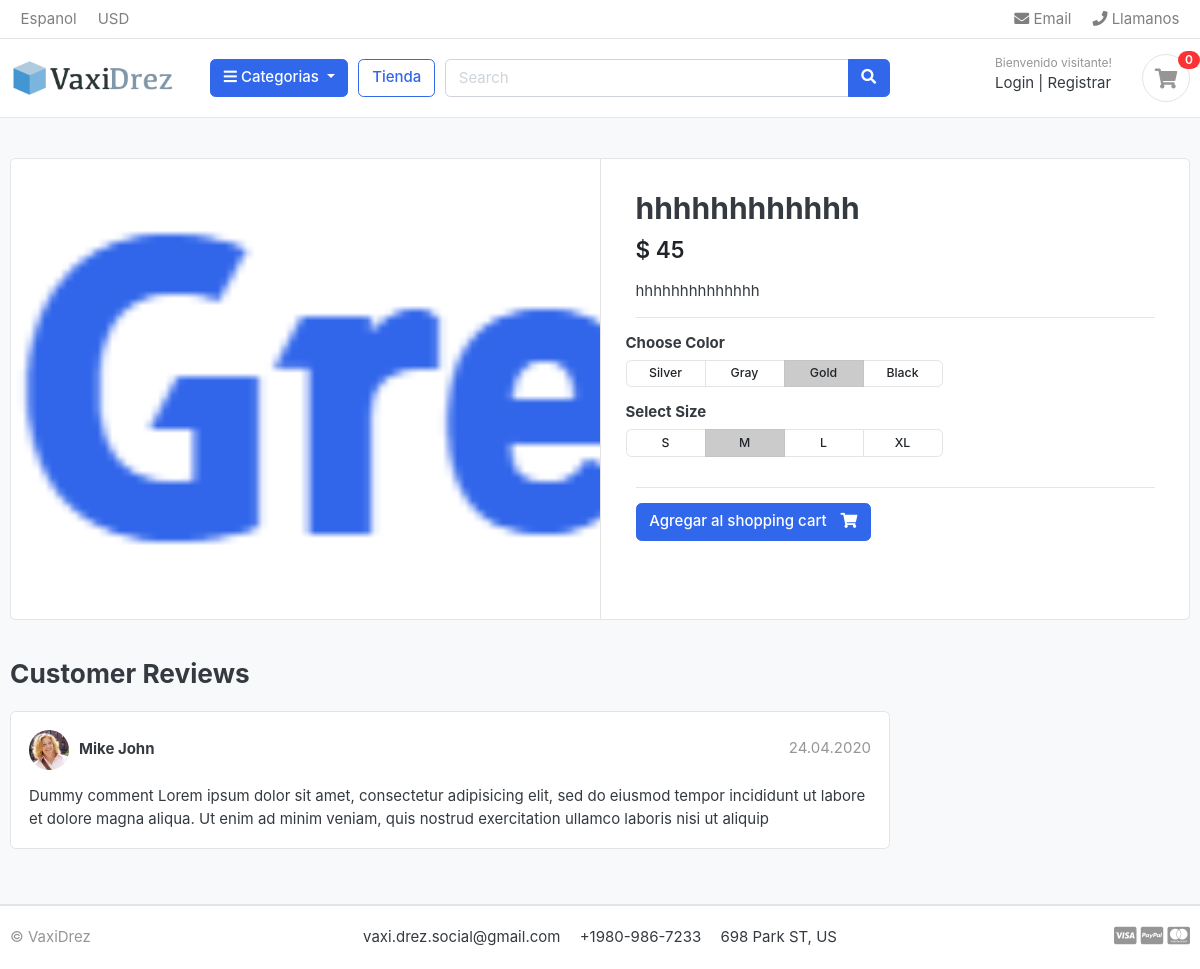
Page /store/foto-portada/hhhhhhhhhhhh/ on the committed database.
### store/models.py (models this page shows, shortened)
class Product(models.Model):
    product_name = models.CharField(max_length=200, unique=True)
    slug = models.CharField(max_length=200, unique=True)
    description = models.TextField(max_length=500, blank=True)
    price = models.IntegerField()
    images = models.ImageField(upload_to='photos/products')
    stock = models.IntegerField()
    is_available = models.BooleanField(default=True)
    category = models.ForeignKey(Category, on_delete=models.CASCADE)
    created_date = models.DateTimeField(auto_now_add=True)
    modified_date = models.DateTimeField(auto_now=True)

### store/views.py (the view)
# urls.py: path('<slug:category_slug>/<slug:product_slug>/', views.product_detail, name='product_detail'),
def product_detail(request, category_slug, product_slug):
    try:
        single_product = Product.objects.get(category__slug=category_slug, slug=product_slug)
    except Exception as e:
        raise e
    context = {
        'single_product': single_product,
        }
    return render (request, 'store/product_detail.html', context)

### category/context_processors.py (called while the page is built)
def menu_links(request):
    links = Category.objects.all()
    return dict(links=links)

### category/models.py (called while the page is built)
    def get_url(self):
        return reverse('products_by_category', args = [self.slug])

### templates/store/product_detail.html
{% extends 'base.html' %}
{% block content %}
<section class="section-content padding-y bg">
    <div class="container">
    <div class="card">
        <div class="row no-gutters">
            <aside class="col-md-6">
    <article class="gallery-wrap">
        <div class="img-big-wrap">
           <a href="#"><img src="{{ single_product.images.url }}"></a>
        </div>
    </article>
            </aside>
            <main class="col-md-6 border-left">
    <article class="content-body">
    <h2 class="title">{{ single_product.product_name }}</h2>
    <div class="mb-3">
        <var class="price h4">$ {{ single_product.price }}</var>
    </div>
    <p> {{  single_product.description }} </p>
    <hr>
        <div class="row">
            <div class="item-option-select">
                <h6>Choose Color</h6>
                <div class="btn-group btn-group-sm btn-group-toggle" data-toggle="buttons">
                  <label class="btn btn-light">
                    <input type="radio" name="radio_color"> Silver
                  </label>
                  <label class="btn btn-light">
                    <input type="radio" name="radio_color" > Gray
                  </label>
                  <label class="btn btn-light active">
                    <input type="radio" name="radio_color checked"> Gold
                  </label>
                  <label class="btn btn-light">
                    <input type="radio" name="radio_color"> Black
                  </label>
                </div>
            </div>
        </div>
        <div class="row">
            <div class="item-option-select">
                <h6>Select Size</h6>
                <div class="btn-group btn-group-sm btn-group-toggle" data-toggle="buttons">
                  <label class="btn btn-light">
                    <input type="radio" name="radio_color"> S
                  </label>
                  <label class="btn btn-light active">
                    <input type="radio" name="radio_color" checked> M
                  </label>
                  <label class="btn btn-light">
                    <input type="radio" name="radio_color"> L
                  </label>
                  <label class="btn btn-light">
                    <input type="radio" name="radio_color"> XL
                  </label>
                </div>
            </div>
        </div>
        <hr>
        {% if single_product.stock <= 0 %}
        <h5>Producto fuera de stock</h5>
        {% else %}
        <a href="./product-detail.html" class="btn  btn-primary"> <span class="text">Agregar al shopping cart</span> <i class="fas fa-shopping-cart"></i>  </a>
        {% endif %}
      </article>
            </main>
        </div>
    </div>
    <br>
    <div class="row">
                <div class="col-md-9">
        <header class="section-heading">
            <h3>Customer Reviews </h3>
        </header>
        <article class="box mb-3">
            <div class="icontext w-100">
                <img src="./images/avatars/avatar1.jpg" class="img-xs icon rounded-circle">
                <div class="text">
                    <span class="date text-muted float-md-right">24.04.2020 </span>
                    <h6 class="mb-1">Mike John </h6>
                </div>
            </div>
            <div class="mt-3">
                <p>
                    Dummy comment Lorem ipsum dolor sit amet, consectetur adipisicing elit, sed do eiusmod
                    tempor incididunt ut labore et dolore magna aliqua. Ut enim ad minim veniam,
                    quis nostrud exercitation ullamco laboris nisi ut aliquip
                </p>
            </div>
        </article>
        </div>
    </div>
    </div>
    </section>
{% endblock %}

### static/css/ui.css (style rules this page uses)
html { font-family: "Inter", sans-serif; font-size: 15px; }
.content-body { flex: 1 1 auto; padding: 2rem 2.3rem; }
.img-xs, .img-sm, .img-md, .img-lg { -o-object-fit: cover; object-fit: cover; flex-shrink: 0; flex-grow: 0; }
.img-xs { width: 40px; height: 40px; }
.padding-y { padding-top: 40px; padding-bottom: 40px; }
var { font-style: normal; }
article:after, .form-group:after { display: block; clear: both; content: ""; }
.bg { background-color: #f8f9fa; }
.section-heading { margin-bottom: 20px; margin-top: 15px; }
p:last-child { margin-bottom: 0; }
.btn-light { background-color: #fff; border-color: #e4e4e4; }
.btn .text + i { margin-left: 10px; }
.icontext { display: inline-flex; align-items: center; vertical-align: middle; }
.icontext .text { width: 100%; line-height: 1.2; }
.icontext .icon { position: relative; margin-right: 10px; flex-shrink: 0; flex-grow: 0; }
.price { font-weight: 600; color: #212529; }
.box { padding: 18px; background: #fff; border-radius: 0.37rem; border: 1px solid #e4e4e4; }
.box img { max-width: 100%; }
.gallery-wrap .img-big-wrap { margin-bottom: 10px; border-radius: 0.37rem; overflow: hidden; background-color: #fff; }
.gallery-wrap .img-big-wrap a { text-align: center; display: block; }
.gallery-wrap .img-big-wrap img { height: 450px; width: auto; display: inline-block; }
.item-option-select { margin-bottom: 1rem; display: inline-block; margin-right: 15px; }
.item-option-select .btn { min-width: 80px; }

### rows in the picture
Product: images (picture), product_name "hhhhhhhhhhhh", price "45", description "hhhhhhhhhhhhhh"
